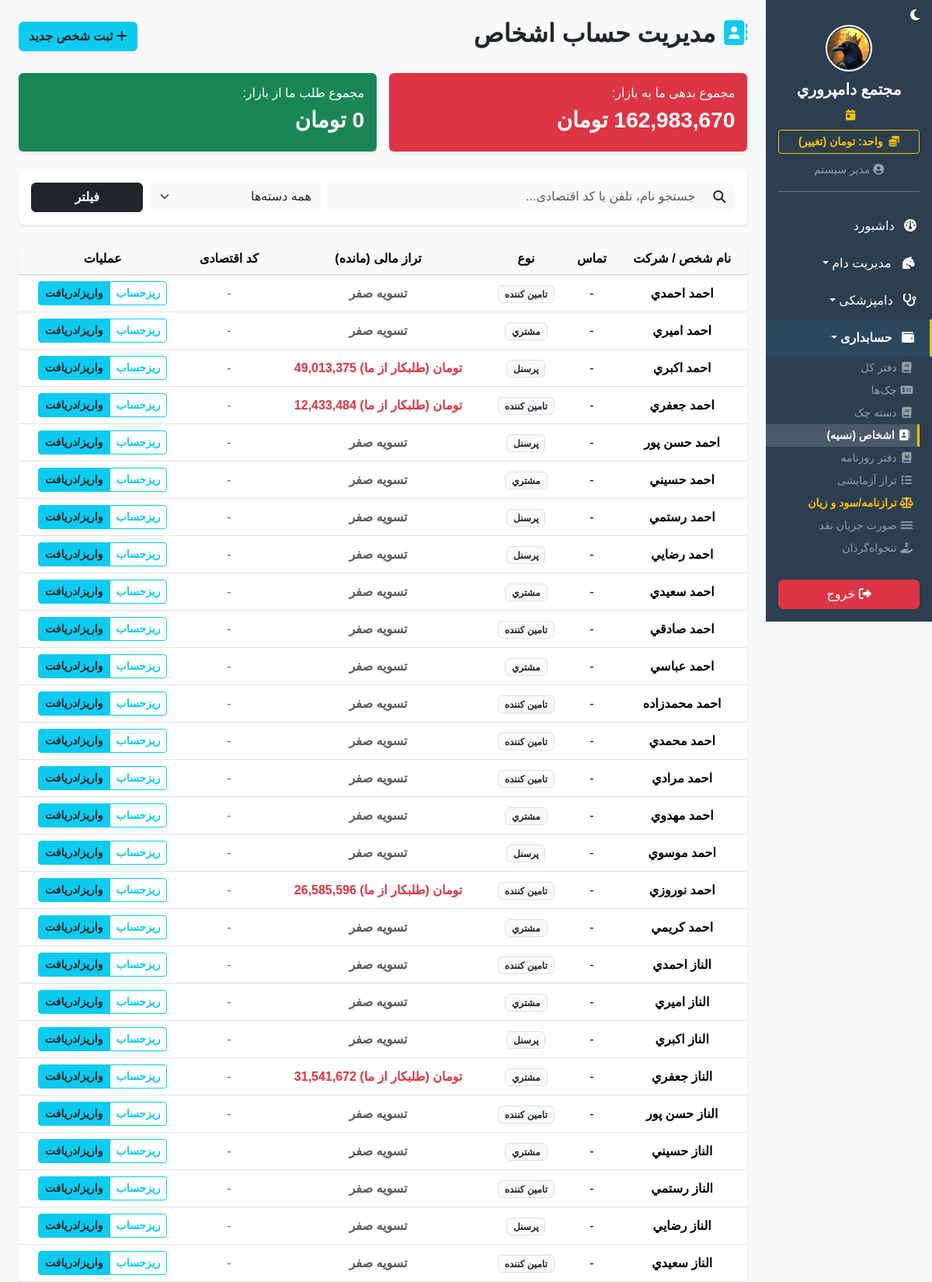
Page /finance/contacts (signed in, upper part) on the committed database.
### app/models.py (models this page shows)
class SystemSetting(db.Model):
    id = db.Column(db.Integer, primary_key=True)
    key = db.Column(db.String(50), unique=True, nullable=False)
    value = db.Column(db.String(255), nullable=False)
    description = db.Column(db.String(255), nullable=True)

class User(UserMixin, db.Model):
    id = db.Column(db.Integer, primary_key=True)
    username = db.Column(db.String(50), unique=True, nullable=False)
    password_hash = db.Column(db.String(255), nullable=False)
    name = db.Column(db.String(100), nullable=False)
    role = db.Column(db.String(20), default='کارگر') # مدیر، دامپزشک، حسابدار، کارگر
    can_view_livestock = db.Column(db.Boolean, default=False)
    can_view_finance = db.Column(db.Boolean, default=False)
    can_view_inventory = db.Column(db.Boolean, default=False)
    can_view_hr = db.Column(db.Boolean, default=False)
    can_view_reports = db.Column(db.Boolean, default=False)
    can_view_settings = db.Column(db.Boolean, default=False)

class Contact(db.Model):
    id = db.Column(db.Integer, primary_key=True)
    name = db.Column(db.String(150), nullable=False) # نام شخص، قصابی یا کارخانه
    phone = db.Column(db.String(20), nullable=True)
    contact_type = db.Column(db.String(50), default='عمومی') # مشتری، تامین‌کننده خوراک
    economic_code = db.Column(db.String(50), nullable=True)
    bank_card = db.Column(db.String(30), nullable=True)
    balance = db.Column(Numeric(18, 2), default=0.0)
    created_at = db.Column(db.DateTime, default=datetime.utcnow)
    transactions = db.relationship('Transaction', backref='contact', lazy=True)
    cheques = db.relationship('Cheque', backref='contact', lazy=True)
    documents = db.relationship('ContactDocument', backref='contact', lazy=True, cascade="all, delete-orphan")

### app/blueprints/finance.py (the view)
@finance_bp.route('/contacts')
@login_required
@permission_required('can_view_finance')
def contacts():
    from app.models import Contact, Account, JournalEntryLine
    search_q = request.args.get('search', '').strip()
    type_q = request.args.get('type', 'همه')
    page = request.args.get('page', 1, type=int)
    query = Contact.query
    if search_q:
        query = query.filter(
            (Contact.name.ilike(f"%{search_q}%")) |
            (Contact.phone.ilike(f"%{search_q}%")) |
            (Contact.economic_code.ilike(f"%{search_q}%"))
        )
    if type_q != 'همه':
        query = query.filter(Contact.contact_type == type_q)
    page_size = int(get_setting('page_size', 50))
    contacts_paginated = query.order_by(Contact.name).paginate(page=page, per_page=page_size, error_out=False)
    total_debt = Decimal('0')
    total_credit = Decimal('0')
    for c in contacts_paginated.items:
        bal = compute_contact_balance(c)
        sync_contact_balance(c)
        if bal < 0:
            total_debt -= bal
        elif bal > 0:
            total_credit += bal
    db.session.commit()
    return render_template('finance/contacts.html', contacts=contacts_paginated,
                           total_debt=total_debt, total_credit=total_credit,
                           current_search=search_q, current_type=type_q)

### app/templates/finance/contacts.html (shortened to what this page needs)
{% extends 'base.html' %}
{% block content %}
<div class="d-flex justify-content-between align-items-center mb-4">
    <h2 class="fw-bold"><i class="fa-solid fa-address-book text-info"></i> مدیریت حساب اشخاص</h2>
    <button class="btn btn-info fw-bold text-dark" data-bs-toggle="modal" data-bs-target="#addContactModal"><i class="fa-solid fa-plus"></i> ثبت شخص جدید</button>
</div>
<div class="row g-3 mb-4">
    <div class="col-md-6"><div class="card bg-danger text-white border-0 shadow-sm"><div class="card-body"><h6>مجموع بدهی ما به بازار:</h6><h3 class="fw-bold">{{ total_debt|abs|currency }}</h3></div></div></div>
    <div class="col-md-6"><div class="card bg-success text-white border-0 shadow-sm"><div class="card-body"><h6>مجموع طلب ما از بازار:</h6><h3 class="fw-bold">{{ total_credit|currency }}</h3></div></div></div>
</div>
<div class="card border-0 shadow-sm mb-4 bg-white">
    <div class="card-body">
        <form method="GET" action="{{ url_for('finance.contacts') }}" class="row g-2">
            <div class="col-md-7">
                <div class="input-group">
                    <span class="input-group-text bg-light border-0"><i class="fa-solid fa-magnifying-glass"></i></span>
                    <input type="text" name="search" class="form-control border-0 bg-light" placeholder="جستجو نام، تلفن یا کد اقتصادی..." value="{{ current_search }}">
                </div>
            </div>
            <div class="col-md-3">
                <select name="type" class="form-select border-0 bg-light">
                    <option value="همه">همه دسته‌ها</option>
                </select>
            </div>
            <div class="col-md-2">
                <button type="submit" class="btn btn-dark w-100 fw-bold">فیلتر</button>
            </div>
        </form>
    </div>
</div>
<div class="card border-0 shadow-sm">
    <div class="card-body p-0">
        <table class="table table-hover align-middle text-center mb-0">
            <thead class="table-light"><tr><th>نام شخص / شرکت</th><th>تماس</th><th>نوع</th><th>تراز مالی (مانده)</th><th>کد اقتصادی</th><th>عملیات</th></tr></thead>
            <tbody>
                {% for c in contacts.items %}
                <tr>
                    <td class="fw-bold">{{ c.name }}</td>
                    <td dir="ltr">
                        {{ c.phone or '-' }}
                    </td>
                    <td><span class="badge bg-light text-dark border">{{ c.contact_type }}</span></td>
                    <td class="fw-bold {% if c.balance > 0 %}text-success{% elif c.balance < 0 %}text-danger{% else %}text-muted{% endif %}" dir="ltr">
                        {% if c.balance > 0 %}{{ c.balance|currency }} (بدهکار به ما)
                        {% elif c.balance < 0 %}{{ c.balance|abs|currency }} (طلبکار از ما)
                        {% else %}تسویه صفر{% endif %}
                    </td>
                    <td><code class="small text-muted">{{ c.economic_code or '-' }}</code></td>
                    <td>
                        <div class="btn-group">
                            <a href="{{ url_for('finance.contact_profile', id=c.id) }}" class="btn btn-sm btn-outline-info fw-bold">ریزحساب</a>
                            <a href="{{ url_for('finance.contact_profile', id=c.id, _anchor='actions') }}" class="btn btn-sm btn-info text-dark fw-bold">واریز/دریافت</a>
                        </div>
                    </td>
                </tr>
                {% else %}
                <tr><td colspan="6" class="py-5 text-muted">شخصی با این مشخصات یافت نشد.</td></tr>
                {% endfor %}
            </tbody>
        </table>
    </div>
</div>
{% endblock %}

### app/templates/base.html (shortened to what this page needs)
<!DOCTYPE html>
<html lang="fa" dir="rtl">
<head>
    <link href="https://cdn.jsdelivr.net/gh/rastikerdar/vazirmatn@v33.003/Vazirmatn-font-face.css" rel="stylesheet">
    <link rel="stylesheet" href="https://unpkg.com/persian-datepicker@1.2.0/dist/css/persian-datepicker.min.css">
    <link rel="stylesheet" href="https://cdn.jsdelivr.net/npm/bootstrap@5.3.2/dist/css/bootstrap.rtl.min.css">
    <link rel="stylesheet" href="https://cdnjs.cloudflare.com/ajax/libs/font-awesome/6.4.2/css/all.min.css">
    <link rel="stylesheet" href="{{ url_for('static', filename='css/style.css') }}">
    <link href="https://cdn.jsdelivr.net/npm/select2@4.1.0-rc.0/dist/css/select2.min.css" rel="stylesheet" />
</head>
<body>
    <div class="d-flex" id="wrapper">
        <div class="sidebar-bg d-flex flex-column" id="sidebar-wrapper">
            <div class="text-start px-3 pt-2">
                <span id="darkModeToggle" style="cursor:pointer;font-size:1rem;color:#fff;opacity:1" title="تغییر حالت شب/روز">
                    <i class="fa-solid fa-moon" id="darkModeIcon"></i>
                </span>
            </div>
            <div class="sidebar-heading text-center pt-0 pb-2 text-white">
                {% if system_settings.get('farm_logo_path') %}
                    <img src="{{ url_for('static', filename=system_settings.get('farm_logo_path')) }}" class="mb-2 rounded-circle border border-2 border-light" style="height: 60px; width: 60px; object-fit: cover;">
                {% else %}
                    <i class="fa-solid fa-sheep fs-2 mb-2"></i>
                {% endif %}
                <div class="fs-5 fw-bold">{{ system_settings.get('farm_name', 'دامداری من') }}</div>
            </div>
            <div class="text-center text-warning small mb-2 px-3">
                <i class="fa-solid fa-calendar-day me-1"></i>
            </div>
            <div class="px-3 mb-2">
                <a href="{{ url_for('dashboard.toggle_currency') }}" class="btn btn-sm btn-outline-warning w-100 fw-bold shadow-sm">
                    <i class="fa-solid fa-coins me-1"></i> واحد: {{ get_system_currency_from_settings() }} (تغییر)
                </a>
            </div>
            <div class="text-center text-white-50 mb-3 pb-3 border-bottom border-secondary mx-3">
                <small><i class="fa-solid fa-circle-user"></i> {% if current_user.is_authenticated %}{{ current_user.name.split(' (')[0] if '(' in current_user.name else current_user.name }}{% endif %}</small>
            </div>
            <div class="list-group list-group-flush my-1 sidebar-scroll" id="sidebar-accordion" style="overflow-y: auto;">
                <a href="{{ url_for('dashboard.index') }}" class="list-group-item list-group-item-action bg-transparent text-white "><i class="fa-solid fa-gauge me-2"></i> داشبورد</a>
                {% if current_user.is_authenticated %}
                    {% if current_user.can_view_livestock %}
                    <a href="#livestockSubmenu" data-bs-toggle="collapse" class="list-group-item list-group-item-action bg-transparent text-white dropdown-toggle {% if request.blueprint == 'livestock' %}active-sidebar-link{% endif %}"><i class="fa-solid fa-horse-head me-2"></i> مدیریت دام</a>
                    {% if current_user.role in ['مدیر', 'دامپزشک'] %}
                    <a href="#vetSubmenu" data-bs-toggle="collapse" class="list-group-item list-group-item-action bg-transparent text-white dropdown-toggle"><i class="fa-solid fa-stethoscope me-2"></i> دامپزشکی</a>
                    {% endif %}
                    {% endif %}
                    {% if current_user.can_view_finance %}
                    <a href="#financeSubmenu" data-bs-toggle="collapse" class="list-group-item list-group-item-action bg-transparent text-white dropdown-toggle finance-menu-item {% if request.blueprint in ['finance', 'assets', 'audit'] %}active-sidebar-link{% endif %}" {% if request.blueprint in ['finance', 'assets', 'audit'] %}aria-expanded="true"{% endif %}><i class="fa-solid fa-wallet me-2"></i> حسابداری</a>
                    <div class="collapse ps-3 {% if request.blueprint in ['finance', 'assets', 'audit'] %}show{% endif %}" id="financeSubmenu" data-bs-parent="#sidebar-accordion">
                        <a href="{{ url_for('finance.index') }}" class="list-group-item list-group-item-action bg-transparent text-white-50 border-0 py-1 px-2 small {% if request.path == url_for('finance.index') %}active-sidebar-link{% endif %}"><i class="fa-solid fa-book fa-fw"></i> دفتر کل</a>
                        <a href="{{ url_for('finance.cheques') }}" class="list-group-item list-group-item-action bg-transparent text-white-50 border-0 py-1 px-2 small {% if request.path == url_for('finance.cheques') %}active-sidebar-link{% endif %}"><i class="fa-solid fa-money-check-dollar fa-fw"></i> چک‌ها</a>
                        <a href="{{ url_for('finance.cheque_books') }}" class="list-group-item list-group-item-action bg-transparent text-white-50 border-0 py-1 px-2 small "><i class="fa-solid fa-book fa-fw"></i> دسته چک</a>
                        <a href="{{ url_for('finance.contacts') }}" class="list-group-item list-group-item-action bg-transparent text-white-50 border-0 py-1 px-2 small {% if request.path == url_for('finance.contacts') %}active-sidebar-link{% endif %}"><i class="fa-solid fa-address-book fa-fw"></i> اشخاص (نسیه)</a>
                        <a href="{{ url_for('finance.journal_entries') }}" class="list-group-item list-group-item-action bg-transparent text-white-50 border-0 py-1 px-2 small {% if request.path == url_for('finance.journal_entries') %}active-sidebar-link{% endif %}"><i class="fa-solid fa-journal-whills fa-fw"></i> دفتر روزنامه</a>
                        <a href="{{ url_for('finance.trial_balance') }}" class="list-group-item list-group-item-action bg-transparent text-white-50 border-0 py-1 px-2 small "><i class="fa-solid fa-list fa-fw"></i> تراز آزمایشی</a>
                        <a href="{{ url_for('finance.statements') }}" class="list-group-item list-group-item-action bg-transparent text-warning fw-bold border-0 py-1 px-2 small {% if request.path == url_for('finance.statements') %}active-sidebar-link{% endif %}"><i class="fa-solid fa-scale-balanced fa-fw"></i> ترازنامه/سود و زیان</a>
                        <a href="{{ url_for('finance.cash_flow') }}" class="list-group-item list-group-item-action bg-transparent text-white-50 border-0 py-1 px-2 small {% if request.path == url_for('finance.cash_flow') %}active-sidebar-link{% endif %}"><i class="fa-solid fa-water fa-fw"></i> صورت جریان نقد</a>
                        <a href="{{ url_for('finance.petty_cash') }}" class="list-group-item list-group-item-action bg-transparent text-white-50 border-0 py-1 px-2 small {% if request.path == url_for('finance.petty_cash') %}active-sidebar-link{% endif %}"><i class="fa-solid fa-hand-holding-dollar fa-fw"></i> تنخواه‌گردان</a>
                        <a href="{{ url_for('finance.ai_anomalies') }}" class="list-group-item list-group-item-action bg-transparent text-white-50 border-0 py-1 px-2 small "></a>
                    </div>
                    {% endif %}
                    {% endif %}
            </div>
            <div class="mt-auto p-3 w-100">
                <a href="{{ url_for('auth.logout') }}" class="btn btn-danger w-100 shadow-sm"><i class="fa-solid fa-right-from-bracket"></i> خروج</a>
            </div>
        </div>
        <div id="page-content-wrapper" class="w-100 bg-light" style="overflow-x: hidden;">
            <div class="container-fluid p-4">{% block content %}{% endblock %}</div>
        </div>
    </div>
</body>
</html>

### rows in the picture
SystemSetting: value (picture)
SystemSetting: get "مجتمع دامپروري"
SystemSetting: value "تومان", value "162,983,670 تومان", value "0 تومان"
User: name "مدیر سیستم"
Contact: name "احمد احمدي", phone "-", contact_type "تامين کننده", balance "تسویه صفر", economic_code "-"
Contact: name "احمد اميري", phone "-", contact_type "مشتري", balance "تسویه صفر", economic_code "-"
Contact: name "احمد اکبري", phone "-", contact_type "پرسنل", balance|abs "49,013,375 تومان", economic_code "-"
Contact: name "احمد جعفري", phone "-", contact_type "تامين کننده", balance|abs "12,433,484 تومان", economic_code "-"
Contact: name "احمد حسن پور", phone "-", contact_type "پرسنل", balance "تسویه صفر", economic_code "-"
Contact: name "احمد حسيني", phone "-", contact_type "مشتري", balance "تسویه صفر", economic_code "-"
Contact: name "احمد رستمي", phone "-", contact_type "پرسنل", balance "تسویه صفر", economic_code "-"
Contact: name "احمد رضايي", phone "-", contact_type "پرسنل", balance "تسویه صفر", economic_code "-"
Contact: name "احمد سعيدي", phone "-", contact_type "مشتري", balance "تسویه صفر", economic_code "-"
Contact: name "احمد صادقي", phone "-", contact_type "تامين کننده", balance "تسویه صفر", economic_code "-"
Contact: name "احمد عباسي", phone "-", contact_type "مشتري", balance "تسویه صفر", economic_code "-"
Contact: name "احمد محمدزاده", phone "-", contact_type "تامين کننده", balance "تسویه صفر", economic_code "-"
Contact: name "احمد محمدي", phone "-", contact_type "تامين کننده", balance "تسویه صفر", economic_code "-"
Contact: name "احمد مرادي", phone "-", contact_type "تامين کننده", balance "تسویه صفر", economic_code "-"
Contact: name "احمد مهدوي", phone "-", contact_type "مشتري", balance "تسویه صفر", economic_code "-"
Contact: name "احمد موسوي", phone "-", contact_type "پرسنل", balance "تسویه صفر", economic_code "-"
Contact: name "احمد نوروزي", phone "-", contact_type "تامين کننده", balance|abs "26,585,596 تومان", economic_code "-"
Contact: name "احمد کريمي", phone "-", contact_type "مشتري", balance "تسویه صفر", economic_code "-"
Contact: name "الناز احمدي", phone "-", contact_type "تامين کننده", balance "تسویه صفر", economic_code "-"
Contact: name "الناز اميري", phone "-", contact_type "مشتري", balance "تسویه صفر", economic_code "-"
Contact: name "الناز اکبري", phone "-", contact_type "پرسنل", balance "تسویه صفر", economic_code "-"
Contact: name "الناز جعفري", phone "-", contact_type "مشتري", balance|abs "31,541,672 تومان", economic_code "-"
Contact: name "الناز حسن پور", phone "-", contact_type "تامين کننده", balance "تسویه صفر", economic_code "-"
Contact: name "الناز حسيني", phone "-", contact_type "مشتري", balance "تسویه صفر", economic_code "-"
Contact: name "الناز رستمي", phone "-", contact_type "تامين کننده", balance "تسویه صفر", economic_code "-"
Contact: name "الناز رضايي", phone "-", contact_type "پرسنل", balance "تسویه صفر", economic_code "-"
Contact: name "الناز سعيدي", phone "-", contact_type "تامين کننده", balance "تسویه صفر", economic_code "-"
